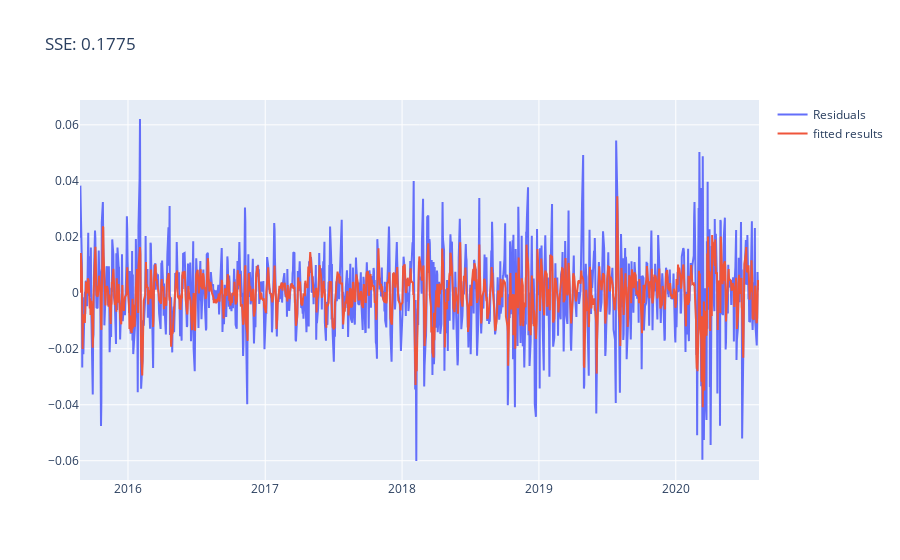

The notebook cell saved with this chart:
### Code cell
from statsmodels.tsa.arima_model import ARIMA

# AR model
model = ARIMA(residuals, order=(p, d, q))  
results_AR = model.fit()  

x = residual.dropna().index
fig = go.Figure()
fig.add_trace(go.Scatter(x=x, y=residuals, name='Residuals'))
fig.add_trace(go.Scatter(x=x, y=results_AR.fittedvalues, name='fitted results'))
fig.update_layout(title='SSE: %.4f'% sum((results_AR.fittedvalues-residuals)**2))

### Figure 1 — Plotly figure (JSON) as saved in the notebook; plotly's stock layout.template omitted (floating-point values rounded to 4 significant figures; data arrays with more than 128 entries replaced by an {"elided": "..."} marker saying what was removed)
{"data": [{"name": "Residuals", "type": "scatter", "x": {"elided": "1248 str values"}, "y": {"elided": "1248 float values"}}, {"name": "fitted results", "type": "scatter", "x": {"elided": "1248 str values"}, "y": {"elided": "1248 float values"}}], "layout": {"title": {"text": "SSE: 0.1775"}}}
